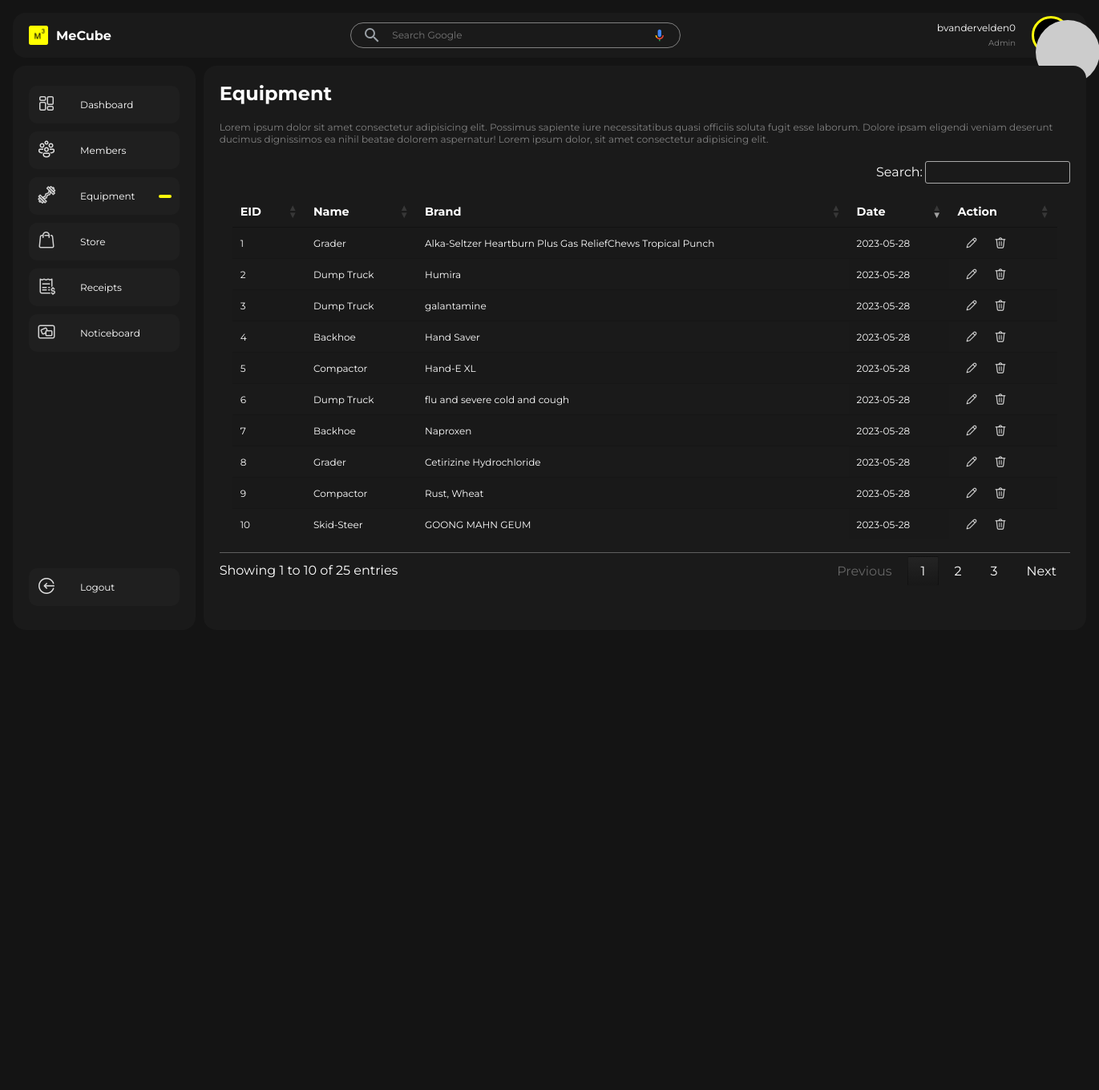
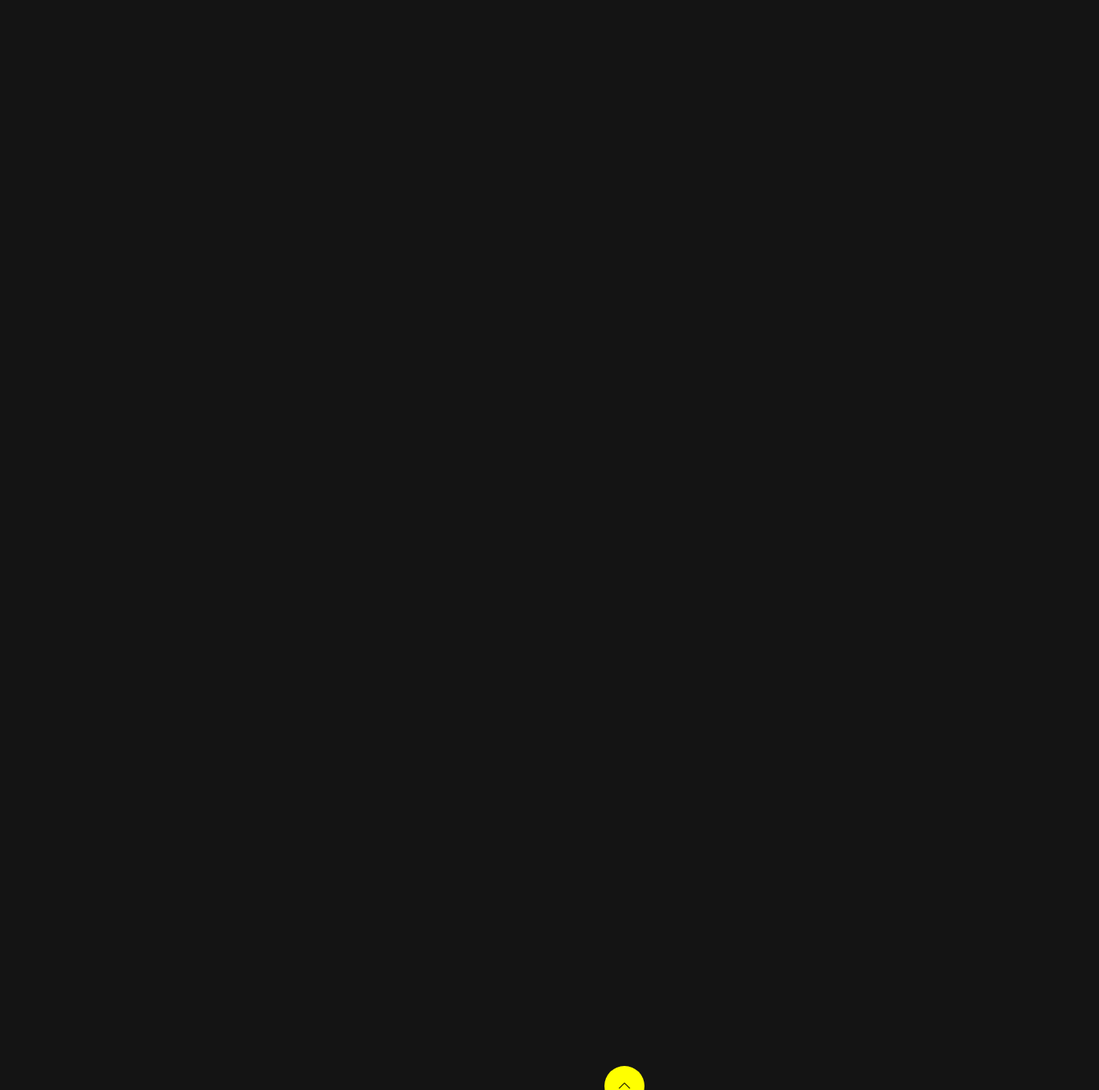
Page /equipment.php (signed in) on the committed database (2 pictures, top to bottom).
### tables this page shows
CREATE TABLE `equipment` (
  `id` int(11) NOT NULL,
  `name` varchar(255) DEFAULT NULL,
  `brand` varchar(255) DEFAULT NULL,
  `image` varchar(255) DEFAULT NULL,
  `regdate` date DEFAULT curdate()
);

### equipment.php (the view, shortened to what this page needs)
<?php
if (isset($_SESSION['username'])) {
    $logged_username = $_SESSION['username'];
} else {
    header("Location: login-check.php");
}
?>
<?php
    include('server/conn.php');
    $sql = "SELECT * FROM equipment";
    $result = mysqli_query($conn, $sql);
?>
<!DOCTYPE html>
<html lang="en">
<head>
    <link rel="stylesheet" type="text/css" href="https://cdn.datatables.net/1.13.2/css/jquery.dataTables.min.css" />
    <link rel="stylesheet" href="css/preloader.css">
    <link rel="stylesheet" href="css/search.css">
    <link rel="stylesheet" href="css/equipment.css">
</head>
<body>
    <main>
        <div class="top">
            <div class="logo">
                <img src="img/logo/doubleColored.png" alt="">
                <h1>MeCube</h1>
            </div>
            <div class="search">
                <div class="searchbar">
                    <div class="searchbar-wrapper">
                        <div class="searchbar-left">
                            <div class="search-icon-wrapper">
                                <span class="search-icon searchbar-icon">
                                    <svg xmlns="http://www.w3.org/2000/svg" viewBox="0 0 24 24">
                                        <path d="M15.5 14h-.79l-.28-.27A6.471 6.471 0 0 0 16 9.5 6.5 6.5 0 1 0 9.5 16c1.61 0 3.09-.59 4.23-1.57l.27.28v.79l5 4.99L20.49 19l-4.99-5zm-6 0C7.01 14 5 11.99 5 9.5S7.01 5 9.5 5 14 7.01 14 9.5 11.99 14 9.5 14z">
                                        </path>
                                    </svg>
                                </span>
                            </div>
                        </div>
                        <div class="searchbar-center">
                            <div class="searchbar-input-spacer"></div>
                            <input type="text" class="searchbar-input" maxlength="2048" name="q" autocapitalize="off" autocomplete="off" title="Search" role="combobox" placeholder="Search Google">
                        </div>
                        <div class="searchbar-right">
                        </div>
                    </div>
                </div>
            </div>
            <div class="loggeduser">
                    <div class="userdetails">
                        <p><?php echo $logged_username ?></p>
                        <span>Admin</span>
                    </div>
                    <div class="useravator">
                        <img src="https://api.dicebear.com/6.x/notionists-neutral/svg?seed=<?php echo $logged_username ?>&radius=50&backgroundColor=ffdfbf" alt="avator">
                    </div>
            </div>
        </div>
        <div class="bottom">
            <div class="sidenav">
                <div class="links">
                    <a href="dashboard.php">
                        <div class="icon"><img src="img/icons/icons8_dashboard_layout_24px.png" alt=""></div>
                        <p>Dashboard</p>
                    </a>
                    <a href="member.php" >
                        <div class="icon"><img src="img/icons/icons8_conference_24px_1.png" alt=""></div>
                        <p>Members</p>
                    </a>
                    <a href="equipment.php" class="init">
                        <div class="icon"><img src="img/icons/icons8_ez_curl_bar_24px.png" alt=""></div>
                        <p>Equipment</p>
                    </a>
                    <a href="store.php">
                        <div class="icon"><img src="img/icons/icons8_shopping_bag_24px.png" alt=""></div>
                        <p>Store</p>
                    </a>
                    <a href="receipt.php">
                        <div class="icon"><img src="img/icons/icons8_receipt_dollar_24px.png" alt=""></div>
                        <p>Receipts</p>
                    </a>
                    <a href="noticeboard.php">
                        <div class="icon"><img src="img/icons/icons8_noticeboard_24px_1.png" alt=""></div>
                        <p>Noticeboard</p>
                    </a>
                </div>
                <div class="logout">
                    <div class="links">
                        <a href="logout.php">
                            <div class="icon"><img src="img/icons/icons8_login_rounded_24px.png" alt=""></div>
                            <p>Logout</p>
                        </a>
                    </div>
                </div>
            </div>
            <div class="content">
                <h2>Equipment</h2>
                <p>Lorem ipsum dolor sit amet consectetur adipisicing elit. Possimus sapiente iure necessitatibus quasi officiis soluta fugit esse laborum.
                    Dolore ipsam eligendi veniam deserunt ducimus dignissimos ea nihil beatae dolorem aspernatur! Lorem ipsum dolor, sit amet consectetur
                    adipisicing elit.</p>
                <div class="displayData">
                    <table class="member display" id="member" style="width:100%">
                        <thead>
                            <tr>
                                <th>EID</th>
                                <th>Name</th>
                                <th>Brand</th>
                                <th>Date</th>
                                <th>Action</th>
                            </tr>
                        </thead>
                        <tbody>
                        <?php while($equipment = mysqli_fetch_assoc($result)){ ?>
                                <tr>
                                <td><?php echo $equipment['id']; ?></td>
                                <td><?php echo $equipment['name']; ?></td>
                                <td><?php echo $equipment['brand']; ?></td>
                                <td><?php echo $equipment['regdate']; ?></td>
                                <td>
                                    <div class="action">
                                    <a href="?edit=<?php echo $equipment['id']; ?>" class="edit"><img src="img/icons/icons8_edit_24px_1.png" alt=""></a>
                                <a href="?delete=<?php echo $equipment['id']; ?>" class="delete"><img src="img/icons/icons8_trash_24px_1.png" alt=""></a>
                                    </div>
                                </td>
                                </tr>
                                <?php } ?>
                        </tbody>
                    </table>
                </div>
        </div>
    </main>
    <div class="tray-key" id="tray-key"><img src="img/icons/icons8_collapse_arrow_24px.png" alt=""></div>
</body>
</html>

### css/search.css (style rules this page uses)
.searchbar { font-size: 12px; font-family: arial, sans-serif; color: #202124; display: -webkit-box; display: -ms-flexbox; display: flex; z-index: 3; height: auto; background: #1A1A1A; border: 1px solid gray; -webkit-box-shadow: none; box-shadow: none; border-radius: 24px; margin: 0 auto; width: auto; max-width: 30vw; }
.searchbar-wrapper { -webkit-box-flex: 1; -ms-flex: 1; flex: 1; display: -webkit-box; display: -ms-flexbox; display: flex; padding: 5px 8px 0 14px; }
.searchbar-left { font-size: 12px; font-family: arial, sans-serif; color: #202124; display: -webkit-box; display: -ms-flexbox; display: flex; -webkit-box-align: center; -ms-flex-align: center; align-items: center; padding-right: 13px; margin-top: -5px; }
.search-icon { margin-top: 3px; color: #9aa0a6; height: 12px; line-height: 16px; width: 20px; }
.searchbar-icon { display: inline-block; fill: currentColor; height: 16px; line-height: 16px; position: relative; width: 24px; }
.searchbar-center { display: -webkit-box; display: -ms-flexbox; display: flex; -webkit-box-flex: 1; -ms-flex: 1; flex: 1; -ms-flex-wrap: wrap; flex-wrap: wrap; }
.searchbar-input-spacer { color: transparent; -webkit-box-flex: 100%; -ms-flex: 100%; flex: 100%; white-space: pre; height: 24px; font-size: 12px; }
.searchbar-input { background-color: transparent; border: none; margin: 0; padding: 0; color: rgba(255, 255, 255, .87); word-wrap: break-word; outline: none; display: -webkit-box; display: -ms-flexbox; display: flex; -webkit-box-flex: 100%; -ms-flex: 100%; flex: 100%; margin-top: -27px; height: 24px; font-size: 12px; max-width: 100%; width: 100%; }
.searchbar-right { display: -webkit-box; display: -ms-flexbox; display: flex; -webkit-box-flex: 0; -ms-flex: 0 0 auto; flex: 0 0 auto; margin-top: -5px; -webkit-box-align: stretch; -ms-flex-align: stretch; align-items: stretch; -webkit-box-orient: horizontal; -webkit-box-direction: normal; -ms-flex-direction: row; flex-direction: row }
.voice-search { -webkit-box-flex: 1; -ms-flex: 1 0 auto; flex: 1 0 auto; display: -webkit-box; display: -ms-flexbox; display: flex; cursor: pointer; -webkit-box-align: center; -ms-flex-align: center; align-items: center; border: 0; background: transparent; outline: none; padding: 0 8px; width: 2.8em; }

### rows in the picture
equipment: id "1", name "Grader", brand "Alka-Seltzer Heartburn Plus Gas ReliefChews Tropical Punch", regdate "2023-05-28"
equipment: id "2", name "Dump Truck", brand "Humira", regdate "2023-05-28"
equipment: id "3", name "Dump Truck", brand "galantamine", regdate "2023-05-28"
equipment: id "4", name "Backhoe", brand "Hand Saver", regdate "2023-05-28"
equipment: id "5", name "Compactor", brand "Hand-E XL", regdate "2023-05-28"
equipment: id "6", name "Dump Truck", brand "flu and severe cold and cough", regdate "2023-05-28"
equipment: id "7", name "Backhoe", brand "Naproxen", regdate "2023-05-28"
equipment: id "8", name "Grader", brand "Cetirizine Hydrochloride", regdate "2023-05-28"
equipment: id "9", name "Compactor", brand "Rust, Wheat", regdate "2023-05-28"
equipment: id "10", name "Skid-Steer", brand "GOONG MAHN GEUM", regdate "2023-05-28"

### other values in the picture
$logged_username "bvandervelden0"
